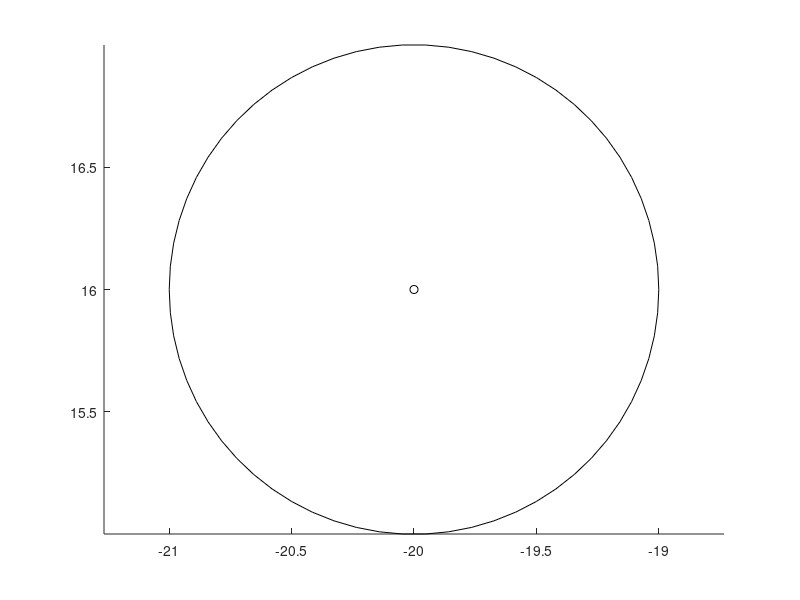

This chart was generated by the following MATLAB code: (Note: this script raises an error after producing the figure.)
clc
clear
close all
eps = 1e-3;
d_crv = 2;
d_obs = 1;
th = 0:pi/33:2*pi;
xs_obs = d_obs * cos(th);
ys_obs = d_obs * sin(th);
zs_obs = d_obs * 0*th;
xs_crv = d_crv * cos(th);
ys_crv = d_crv * sin(th);
zs_crv = d_crv * 0*th;

figure
hold on
axis equal

obstacles = [-20; 16; -2];
plot3(obstacles(1, :), obstacles(2, :), obstacles(3, :),'ko')
for k = 1:size(obstacles, 2)
    plot3(obstacles(1, k) + xs_obs, obstacles(2, k) + ys_obs, obstacles(3, k) + zs_obs, 'k')
end


tb = readtable('wps3.csv');
set = tb{1:25,1:end};
set = set';
[splines] = M_spline_from_set(set);

plot3(set(1, :), set(2, :), set(3, :),'b*')
splines_s = size(splines);
for i = 1:splines_s(3)

spline = splines(:,:,i);

for a = 0:0.1:1
    spline;
    point = spline * [1; a; a^2; a^3];
%     plot3(point(1), point(2), point(3), 'r.')
end
end

% alg
log = [];
for i = 1:splines_s(3)

spline = splines(:,:,i);

for a = 0:0.25:1
    r = spline_point_3d(spline, a);
    dr = spline_dot_point_3d(spline, a);
    ndr = dr / norm(dr);
    ndrh = [ndr(1); ndr(2)];
    
    x = 1;
    y = 1;
    if (ndrh(1) > eps)
        y = -ndrh(1)/ndrh(2);
    else
        x = -ndrh(2)/ndrh(1);
    end
    vn = [x;y;0];
    vn = vn / norm(vn);
    
    curve_center_1 = r + d_crv*vn;
    curve_center_2 = r + d_crv*vn;
    for k = 1:size(obstacles, 2)
        dr1 = obstacles(:,k) - curve_center_1;
        dr2 = obstacles(:,k) - curve_center_2;
        if (norm(dr1) < d_crv + d_obs) & (norm(dr2) < d_crv + d_obs)
            plot3(r(1) - d_crv*vn(1) + xs_crv, r(2) - d_crv*vn(2) + ys_crv, r(3) - d_crv*vn(3) + zs_crv, 'c')
            plot3(r(1) + d_crv*vn(1) + xs_crv, r(2) + d_crv*vn(2) + ys_crv, r(3) + d_crv*vn(3) + zs_crv, 'm')
            
            plot3([r(1) - d_crv*ndr(1), r(1) + d_crv*ndr(1)], [r(2) - d_crv*ndr(2), r(2) + d_crv*ndr(2)], [r(3) - d_crv*ndr(3), r(3) + d_crv*ndr(3)], 'g')
            plot3([r(1) - d_crv*vn(1), r(1) + d_crv*vn(1)], [r(2) - d_crv*vn(2), r(2) + d_crv*vn(2)], [r(3) - d_crv*vn(3), r(3) + d_crv*vn(3)], 'r')
        end
    end
    
end

end